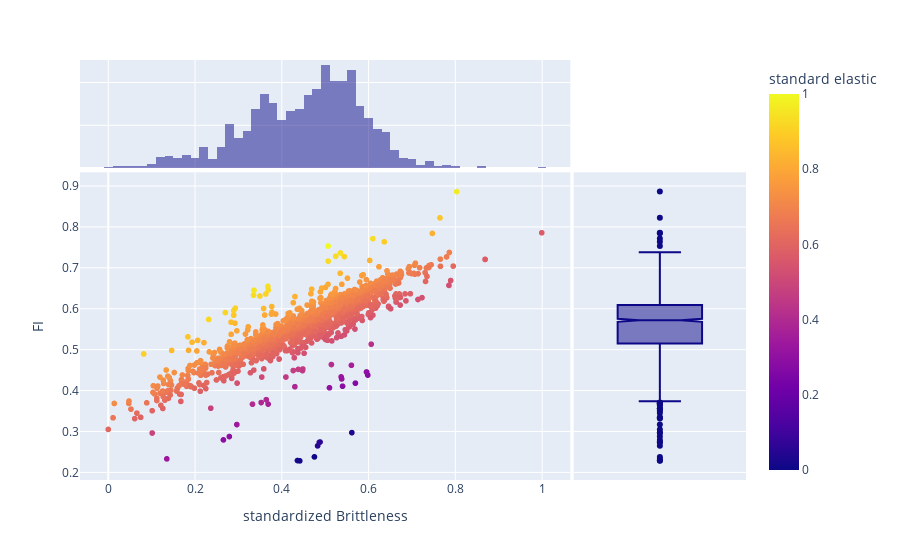

Notebook code cell kept with this figure:
### Code cell
fig=px.scatter(Well_1920837_ESS, x='standardized Brittleness', y='FI',color='standard elastic ',marginal_x='histogram',marginal_y='box')
#fig.show(renderer='iframe_connected')
fig

### Figure 1 — Plotly figure (JSON) as saved in the notebook; plotly's stock layout.template omitted (floating-point values rounded to 4 significant figures; data arrays with more than 128 entries replaced by an {"elided": "..."} marker saying what was removed)
{"data": [{"hovertemplate": "standardized Brittleness=%{x}<br>FI=%{y}<br>standard elastic =%{marker.color}<extra></extra>", "legendgroup": "", "marker": {"color": {"elided": "1601 float values"}, "coloraxis": "coloraxis", "symbol": "circle"}, "mode": "markers", "name": "", "showlegend": false, "type": "scattergl", "x": {"elided": "1601 float values"}, "xaxis": "x", "y": {"elided": "1601 float values"}, "yaxis": "y"}, {"alignmentgroup": "True", "bingroup": "x", "hovertemplate": "standardized Brittleness=%{x}<br>count=%{y}<extra></extra>", "legendgroup": "", "marker": {"color": "#0d0887"}, "name": "", "offsetgroup": "", "opacity": 0.5, "showlegend": false, "type": "histogram", "x": {"elided": "1601 float values"}, "xaxis": "x3", "yaxis": "y3"}, {"alignmentgroup": "True", "hovertemplate": "FI=%{y}<extra></extra>", "legendgroup": "", "marker": {"color": "#0d0887", "symbol": "circle"}, "name": "", "notched": true, "offsetgroup": "", "showlegend": false, "type": "box", "xaxis": "x2", "y": {"elided": "1601 float values"}, "yaxis": "y2"}], "layout": {"barmode": "overlay", "coloraxis": {"colorbar": {"title": {"text": "standard elastic "}}, "colorscale": [[0, "#0d0887"], [0.1111, "#46039f"], [0.2222, "#7201a8"], [0.3333, "#9c179e"], [0.4444, "#bd3786"], [0.5556, "#d8576b"], [0.6667, "#ed7953"], [0.7778, "#fb9f3a"], [0.8889, "#fdca26"], [1, "#f0f921"]]}, "legend": {"tracegroupgap": 0}, "margin": {"t": 60}, "xaxis": {"anchor": "y", "domain": [0, 0.7363], "title": {"text": "standardized Brittleness"}}, "xaxis2": {"anchor": "y2", "domain": [0.7413, 1], "matches": "x2", "showgrid": false, "showline": false, "showticklabels": false, "ticks": ""}, "xaxis3": {"anchor": "y3", "domain": [0, 0.7363], "matches": "x", "showgrid": true, "showticklabels": false}, "xaxis4": {"anchor": "y4", "domain": [0.7413, 1], "matches": "x2", "showgrid": false, "showline": false, "showticklabels": false, "ticks": ""}, "yaxis": {"anchor": "x", "domain": [0, 0.7326], "title": {"text": "FI"}}, "yaxis2": {"anchor": "x2", "domain": [0, 0.7326], "matches": "y", "showgrid": true, "showticklabels": false}, "yaxis3": {"anchor": "x3", "domain": [0.7426, 1], "matches": "y3", "showgrid": true, "showline": false, "showticklabels": false, "ticks": ""}, "yaxis4": {"anchor": "x4", "domain": [0.7426, 1], "matches": "y3", "showgrid": true, "showline": false, "showticklabels": false, "ticks": ""}}}
